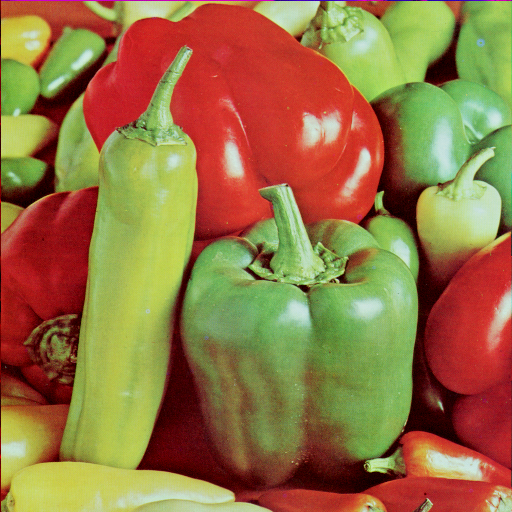
#> input picture Python/Inputs/peppers.png, 512 x 512 px
$ python -i flow_direction.py   (imports and definitions only)   (older library calls are emulated)
#> lines starting #> are read from the running program, lines starting #| are printed output that depends on the picture
# Uses gradients to calculate flow directions for use in the Semmo et al. Painterly method

from PIL import Image, ImageDraw, ImageFilter
import math
import numpy as np
from typing import List, Tuple, NamedTuple
from functools import lru_cache
import cv2

class FlowDirection:

    def __init__(self, image: Image.Image) -> None:
        self.image = image
        self.lab_image = rgb2lab(np.array(self.image).astype(np.float32))
        self.angles = None

    def compute_flow(self):

        lab_image = self.lab_image
        l_channel = lab_image[...,0]

        dI_x = cv2.Sobel(l_channel, cv2.CV_64F, 1, 0, ksize=5)
        dI_y = cv2.Sobel(l_channel, cv2.CV_64F, 0, 1, ksize=5)

        # J = structure tensor

        Jxx = cv2.GaussianBlur(dI_x * dI_x, (0,0), sigmaX=2)
        Jxy = cv2.GaussianBlur(dI_x * dI_y, (0,0), sigmaX=2)
        Jyy = cv2.GaussianBlur(dI_y * dI_y, (0,0), sigmaX=2)

        # Compute the eigenvectors and eigenvalues of J

        H, W = Jxx.shape
        J = np.empty((H, W, 2, 2), dtype=Jxx.dtype)
        J[..., 0, 0] = Jxx
        J[..., 0, 1] = Jxy
        J[..., 1, 0] = Jxy
        J[..., 1, 1] = Jyy

        self.eigenvalues, self.eigenvectors = np.linalg.eigh(J)

        # [5 lines of commented-out code are left out]

    # [68 lines left out: functions blur_along_flow, compute_normals, debug_display_phong_normals, not called in this run]


def rgb2lab(rgb):
    # Function written by chatGPT
    # Converts from rgb color space to CIELAB (lightness, color a, color b) color space

    # Very rough conversion, enough for SLIC demo
    rgb = rgb / 255.0
    mask = rgb > 0.04045
    rgb[mask] = np.power((rgb[mask] + 0.055) / 1.055, 2.4)
    rgb[~mask] /= 12.92
#> rgb: shape (512, 512, 3) float32; mean of channels 0, 1, 2 0.342, 0.269, 0.0849
    rgb *= 100

    # sRGB D65 conversion
    X = rgb[...,0]*0.4124 + rgb[...,1]*0.3576 + rgb[...,2]*0.1805
    Y = rgb[...,0]*0.2126 + rgb[...,1]*0.7152 + rgb[...,2]*0.0722
    Z = rgb[...,0]*0.0193 + rgb[...,1]*0.1192 + rgb[...,2]*0.9505

    X /= 95.047; Y /= 100.0; Z /= 108.883
    XYZ = np.stack([X,Y,Z], axis=-1)
    mask = XYZ > 0.008856
    XYZ[mask] = np.cbrt(XYZ[mask])
    XYZ[~mask] = (7.787 * XYZ[~mask]) + (16/116)
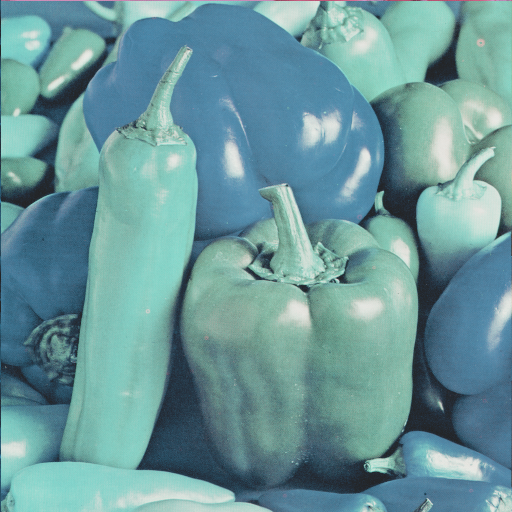
#> XYZ: shape (512, 512, 3) float32; mean of channels 0, 1, 2 0.611, 0.596, 0.419; drawn as B, G, R

    L = (116 * XYZ[...,1]) - 16
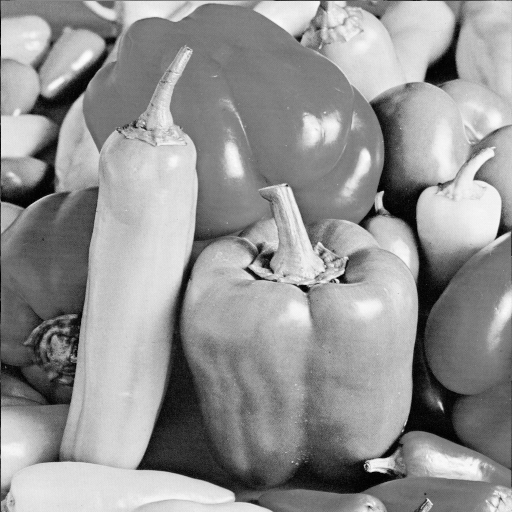
#> L: shape (512, 512) float32; min 0, max 91.56, mean 53.2; drawn with min black and max white
    a = 500 * (XYZ[...,0] - XYZ[...,1])
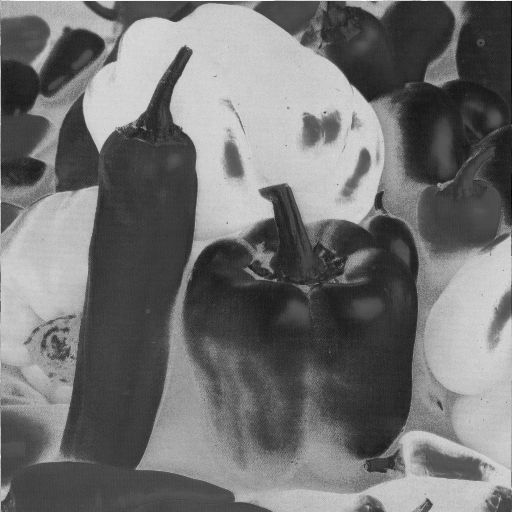
#> a: shape (512, 512) float32; min -57.6, max 86.85, mean 7.2; drawn with min black and max white
    b = 200 * (XYZ[...,1] - XYZ[...,2])
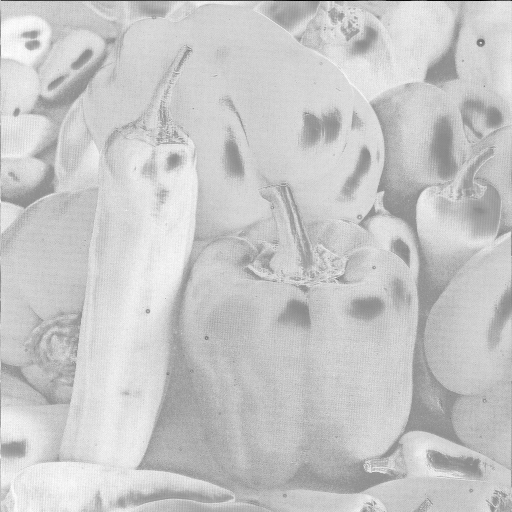
#> b: shape (512, 512) float32; min -85.04, max 68.61, mean 35.4; drawn with min black and max white
    return np.stack([L,a,b], axis=-1)
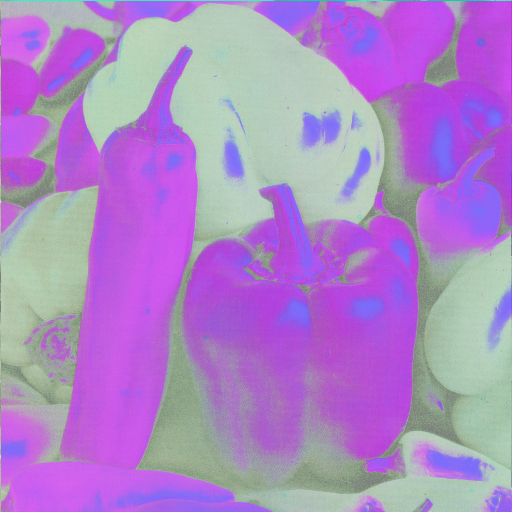
#> returned value: shape (512, 512, 3) float32; mean of channels 0, 1, 2 53.2, 7.2, 35.4; drawn with min black and max white

>>> import cv2
>>> picture = cv2.cvtColor(cv2.imread('Inputs/peppers.png'), cv2.COLOR_BGR2RGB)
>>> result = FlowDirection(picture).compute_flow()
#> in compute_flow, `Jxy = cv2.GaussianBlur(dI_x * dI_y, (0,0), sigmaX=2)`:
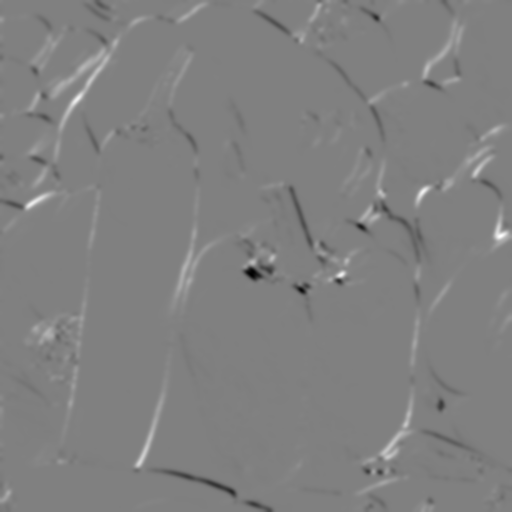
#> Jxy: shape (512, 512) float64; min -2029772.5, max 2004552.7, mean 8371.4; drawn with min black and max white
#> in compute_flow, `Jyy = cv2.GaussianBlur(dI_y * dI_y, (0,0), sigmaX=2)`:
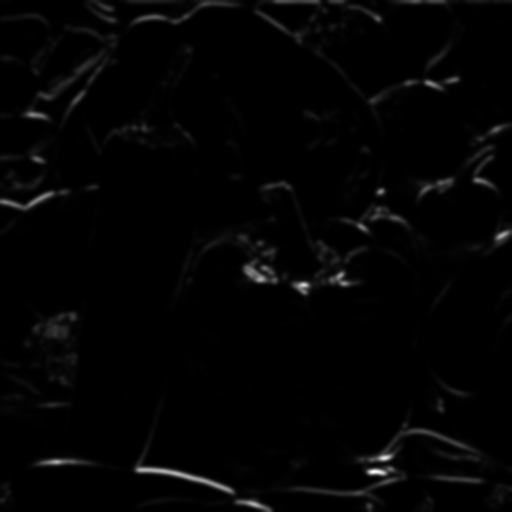
#> Jyy: shape (512, 512) float64; min 69.76, max 5456484.1, mean 90538.8; drawn with min black and max white
